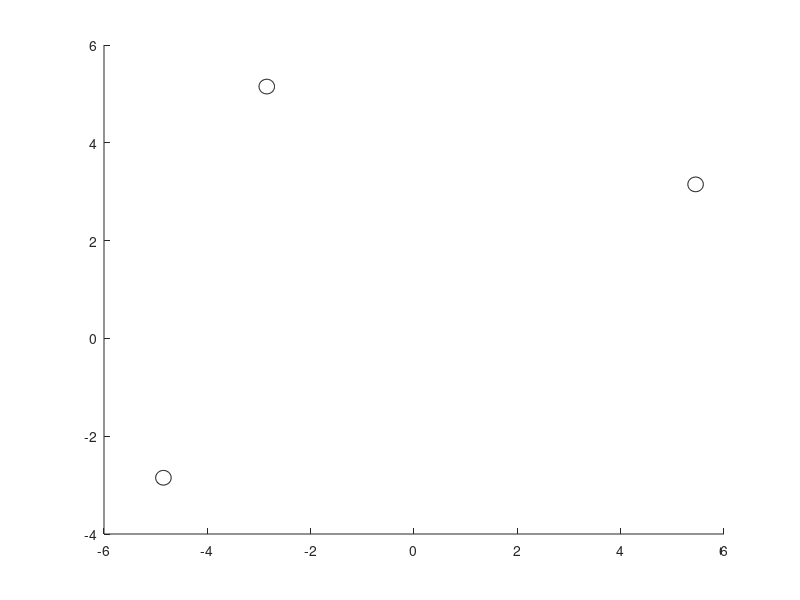

This figure's MATLAB source: (Note: this script raises an error after producing the figure.)
%Number of steps between points
numSteps = 10;
numBots = 3;

%Create Robots and put them at starting points
tellus1 = rectangle( 'Parent', gca, 'Position', [5.3,3, .3, .3], 'Curvature', [1 1] );
tellus2 = rectangle( 'Parent', gca, 'Position', [-3,5, .3, .3], 'Curvature', [1 1] );
tellus3 = rectangle( 'Parent', gca, 'Position', [-5,-3, .3, .3], 'Curvature', [1 1] );
botArray = [tellus1, tellus2, tellus3];

% For every chunk:
    % Pick a chunk
    % Generate Path Through it
    % Accumulate distance of path
    % Pick another Chunk
clc
%Checkerboard Scanning Setup
%How big in meters is the field length
FieldLength = 10;

%How many squares shall the field be divided in?
chunkSize = numBots;

%Center Coordingate and Chunk Length
centerCoord = [0,0];
chunkLen = FieldLength/chunkSize;

%How fine of a grid (Powers of 2 only)
granularity = 4; 

%Map creation
chunk = Chunk(FieldLength,FieldLength,chunkSize,centerCoord);

%Robot Scanning Radius
r = 0.25;

%Display the chunks
A = cell2mat(chunk);
x = A(1:2:end);
y = A(2:2:end);

%Setup Simulation
figure; axis square; 
scatter(x, y);
set(gca,'XLim',[-(FieldLength/2) FieldLength/2], 'YLim', [-FieldLength/2 FieldLength/2]);

startPoints = chunk(1:4:end);

%Set Field Status Array 
fieldStatus = repelem(false, chunkSize*chunkSize);
fieldIndex = 1;

%Precalculated Circle 
th = 0:pi/50:2*pi;
x_circle = r * cos(th);
y_circle = r * sin(th);

while sum(fieldStatus) ~= chunkSize*chunkSize
    path = GeneratePath(startPoints{fieldIndex}, chunkLen, chunkLen/granularity, 0);

    %Iterate through all of the points on the path 
    for i = 1:2:length(path)-2 
        x = [path(i) path(i+2)];
        y = [path(i+1) path(i+3)];

        % Calculate the trajectory of Each Bot by linear interpolation of the x and y coordinate.
        trajectory = [linspace(x(1),x(2),numSteps); linspace(y(1),y(2),numSteps)];
        % Make figure with axes.

        % Draw All the Bots
        for frameNr = 1 : numSteps
            for j = 1 : numBots
                set(botArray(j), 'Position', [trajectory(1,frameNr), trajectory(2,frameNr), .3, .3]);
                hold on
                xc_temp = x_circle + trajectory(1,frameNr);
                yc_temp = y_circle + trajectory(2,frameNr);
                circles = plot(xc_temp, yc_temp);   
                fill(xc_temp, yc_temp, "b")
                hold off
            end
   
          frames(frameNr) = getframe;
        end
    end
    
    %Increment the Field Status
    fieldStatus(fieldIndex) = true;

    %Choose Next Field Index 
    currentPoint = [x(2), y(2)];
    distances = [];
    for i =1:length(fieldStatus)
        dist = inf;
        if (fieldStatus(i) == false)
            dist = norm(currentPoint - startPoints{i});
        end
        distances = [distances, dist];
        [Min, MinIndex] = min(distances);
    end
    fieldIndex = MinIndex;
    
    %Travel To Next Starting Point
    x = [x(2) startPoints{fieldIndex}(1)];
    y = [y(2) startPoints{fieldIndex}(2)];
    trajectory = [linspace(x(1),x(2),numSteps); linspace(y(1),y(2),numSteps)];
    
    % Draw the bots
    for frameNr = 1 : numSteps
        for j = 1 : numBots
            set(botArray(j), 'Position', [trajectory(1,frameNr), trajectory(2,frameNr), .3, .3]);
            hold on
            xc_temp = x_circle + trajectory(1,frameNr);
            yc_temp = y_circle + trajectory(2,frameNr);
            circles = plot(xc_temp, yc_temp);   
            fill(xc_temp, yc_temp, "b")
            hold off
        end
      frames(frameNr) = getframe;
    end

end

% function CoopMappingAlgorithmStep()
%     if sectorComlete 
%         if AllSectorsCovered
%             %Go Home
%         else
%             %Pick Closest Non-Active Square
%             %Generate Target List and Reset Index 
%         end
%     else
%         %Collect Data
%         %Calculate Displacement
%     end
% end











